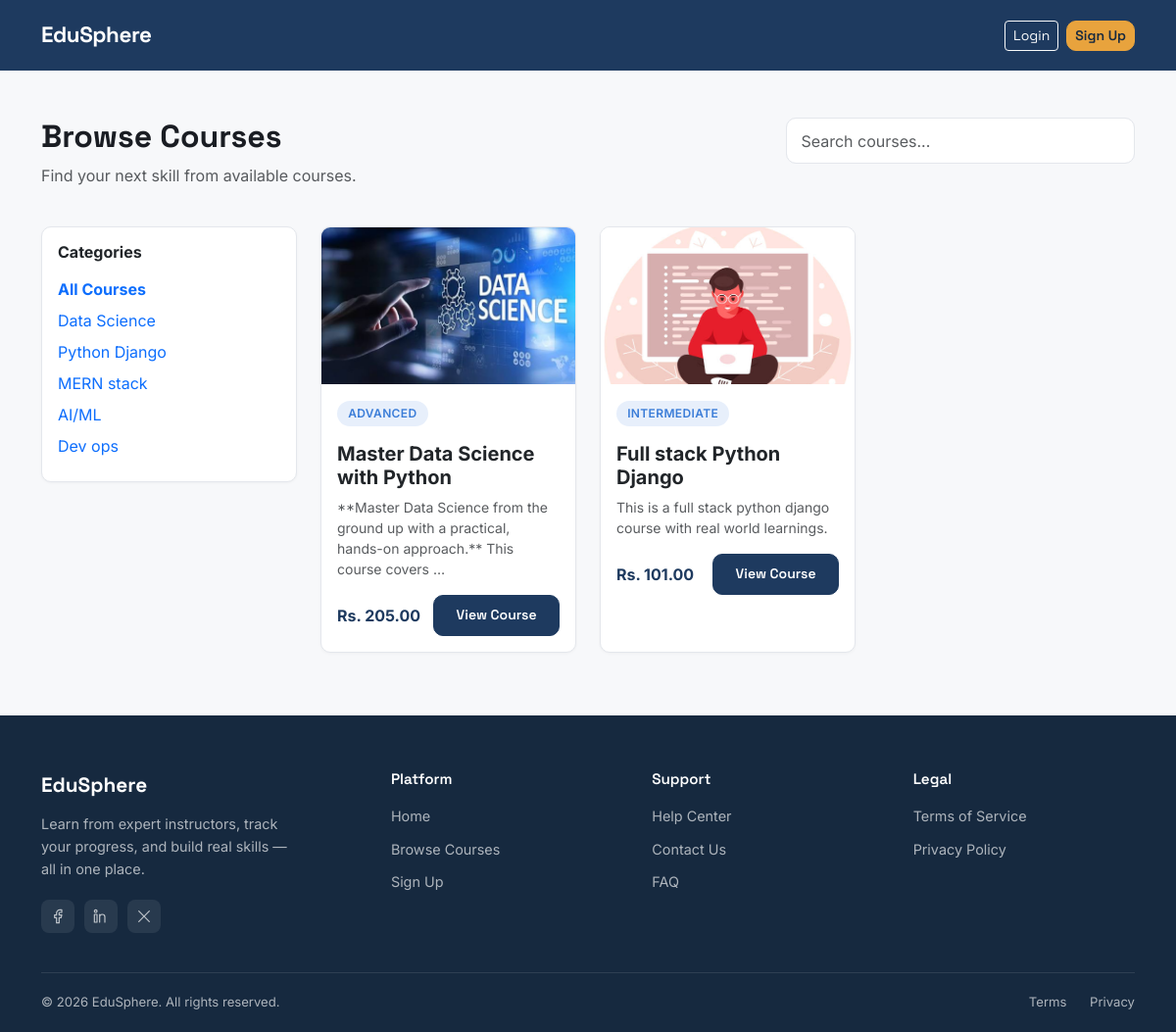
Page /courses/ on the committed database.
### courses/models.py (models this page shows, shortened)
class Category(models.Model):
    name = models.CharField(max_length=100, unique=True)
    slug = models.SlugField(unique=True, blank=True)
    class Meta:
        verbose_name_plural = "Categories"

class Course(models.Model):
    class Level(models.TextChoices):
        BEGINNER = "beginner", "Beginner"
        INTERMEDIATE = "intermediate", "Intermediate"
        ADVANCED = "advanced", "Advanced"
    instructor = models.ForeignKey(
        settings.AUTH_USER_MODEL,
        on_delete=models.CASCADE,
        related_name="courses",
        limit_choices_to={'role': 'instructor'}
    )
    category = models.ForeignKey(Category, on_delete=models.SET_NULL, null=True, related_name="courses")
    title = models.CharField(max_length=200)
    slug = models.SlugField(unique=True, blank=True)
    description = models.TextField()
    thumbnail = models.ImageField(upload_to="course_thumbnails/", blank=True, null=True)
    level = models.CharField(max_length=20, choices=Level.choices, default=Level.BEGINNER)
    price = models.DecimalField(max_digits=8, decimal_places=2, default=0)
    is_published = models.BooleanField(default=False)
    created_at = models.DateTimeField(auto_now_add=True)
    updated_at = models.DateTimeField(auto_now=True)
    class Meta:
        ordering = ['-created_at']

### courses/views.py (the view)
# urls.py: path('', views.CourseListView.as_view(), name='course_list'),
class CourseListView(ListView):
    model = Course
    template_name = 'courses/course_list.html'
    context_object_name = 'courses'
    paginate_by = 9
    def get_queryset(self):
        queryset = Course.objects.filter(is_published=True)
        category_slug = self.request.GET.get('category')
        query = self.request.GET.get('q')
        if category_slug:
            queryset = queryset.filter(category__slug=category_slug)
        if query:
            queryset = queryset.filter(title__icontains=query)
        return queryset
    def get_context_data(self, **kwargs):
        context = super().get_context_data(**kwargs)
        context['categories'] = Category.objects.all()
        return context

### courses/templates/courses/course_list.html (shortened to what this page needs)
{% extends 'base.html' %}
{% block content %}
<div class="container mt-5">
    <div class="row mb-4">
        <div class="col-md-8">
            <h2 class="fw-bold">Browse Courses</h2>
            <p class="text-muted">Find your next skill from {{ courses.paginator.count }} available courses.</p>
        </div>
        <div class="col-md-4">
            <form method="GET">
                <input type="text" name="q" class="form-control" placeholder="Search courses..." value="{{ request.GET.q }}">
            </form>
        </div>
    </div>
    <div class="row">
        <div class="col-md-3 mb-4">
            <div class="card p-3">
                <h6 class="fw-bold mb-3">Categories</h6>
                <a href="{% url 'courses:course_list' %}" class="d-block mb-2 text-decoration-none {% if not request.GET.category %}fw-bold{% endif %}">All Courses</a>
                {% for cat in categories %}
                    <a href="?category={{ cat.slug }}" class="d-block mb-2 text-decoration-none {% if request.GET.category == cat.slug %}fw-bold{% endif %}">{{ cat.name }}</a>
                {% endfor %}
            </div>
        </div>
        <div class="col-md-9">
            <div class="row g-4">
                {% for course in courses %}
                <div class="col-md-4">
                    <div class="card course-card h-100">
                        {% if course.thumbnail %}
                            <img src="{{ course.thumbnail.url }}" class="card-img-top course-thumb" alt="{{ course.title }}">
                        {% else %}
                            <div class="course-thumb-placeholder">📘</div>
                        {% endif %}
                        <div class="card-body">
                            <span class="role-badge student mb-2">{{ course.level }}</span>
                            <h5 class="fw-bold mt-2">{{ course.title }}</h5>
                            <p class="text-muted small">{{ course.description|truncatewords:15 }}</p>
                            <div class="d-flex justify-content-between align-items-center mt-3">
                                <span class="fw-bold" style="color: var(--ink);">
                                    {% if course.price > 0 %}Rs. {{ course.price }}{% else %}Free{% endif %}
                                </span>
                                <a href="{% url 'courses:course_detail' course.slug %}" class="btn btn-primary btn-sm">View Course</a>
                            </div>
                        </div>
                    </div>
                </div>
                {% empty %}
                <p class="text-muted">No courses found.</p>
                {% endfor %}
            </div>
        </div>
    </div>
</div>
{% endblock %}

### static/css/custom.css (style rules this page uses)
:root { --ink: #1E3A5F; --ink-dark: #16293F; --amber: #E8A33D; --amber-dark: #CC8A28; --bg: #F7F8FA; --surface: #FFFFFF; --text: #1A1D23; --text-muted: #5B6470; --border: #E4E7EC; --student: #3B7DD8; --instructor: #C6702B; --radius: 10px; }
body { background-color: var(--bg); color: var(--text); font-family: 'Inter', sans-serif; }
h1, h2, h3, h4, .navbar-brand, .btn { font-family: 'Space Grotesk', sans-serif; }
.btn-primary { background-color: var(--ink); border-color: var(--ink); font-weight: 600; border-radius: var(--radius); padding: 0.6rem 1.4rem; }
.card { border: 1px solid var(--border); border-radius: var(--radius); box-shadow: 0 1px 3px rgba(0,0,0,0.04); transition: transform 0.15s ease, box-shadow 0.15s ease; }
.role-badge { display: inline-block; font-size: 0.75rem; font-weight: 600; padding: 0.25rem 0.7rem; border-radius: 20px; text-transform: uppercase; letter-spacing: 0.03em; }
.role-badge.student { background-color: rgba(59,125,216,0.12); color: var(--student); }
.form-control { border-radius: var(--radius); border: 1px solid var(--border); padding: 0.65rem 0.9rem; }
.course-card { overflow: hidden; border: 1px solid var(--border); }
.course-thumb { height: 160px; object-fit: cover; }

### rows in the picture
Category: name "Data Science"
Category: name "Python Django"
Category: name "MERN stack"
Category: name "AI/ML"
Category: name "Dev ops"
Course: thumbnail (picture), level "ADVANCED", title "Master Data Science with Python", description "**Master Data Science from the ground up with a practical, hands-on approach.** This course covers …", price "205.00"
Course: thumbnail (picture), level "INTERMEDIATE", title "Full stack Python Django", description "This is a full stack python django course with real world learnings.", price "101.00"
